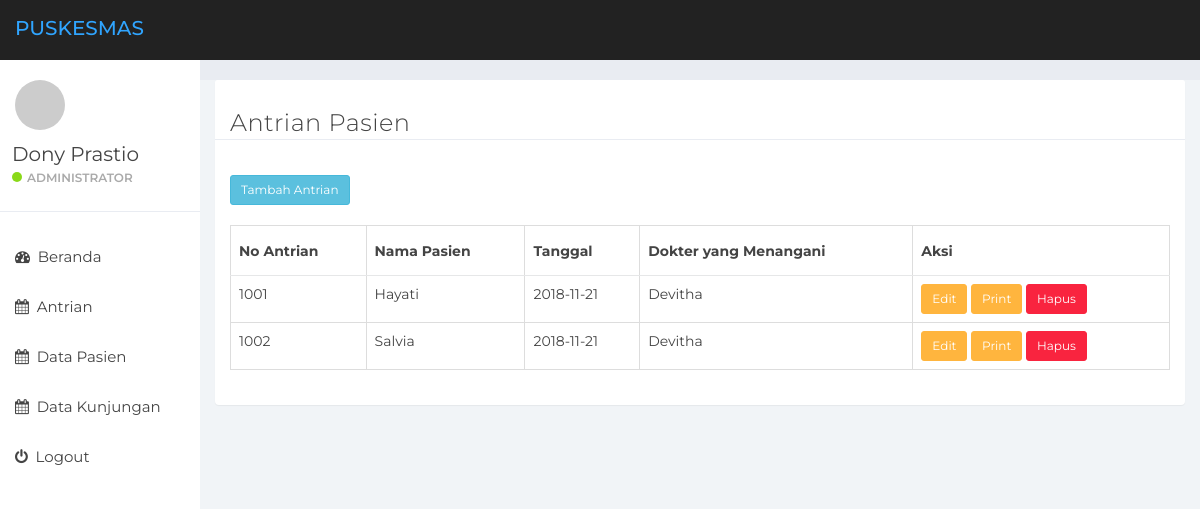
Page /resipsion/home.php?page=antrian (signed in) on the earlier database version.
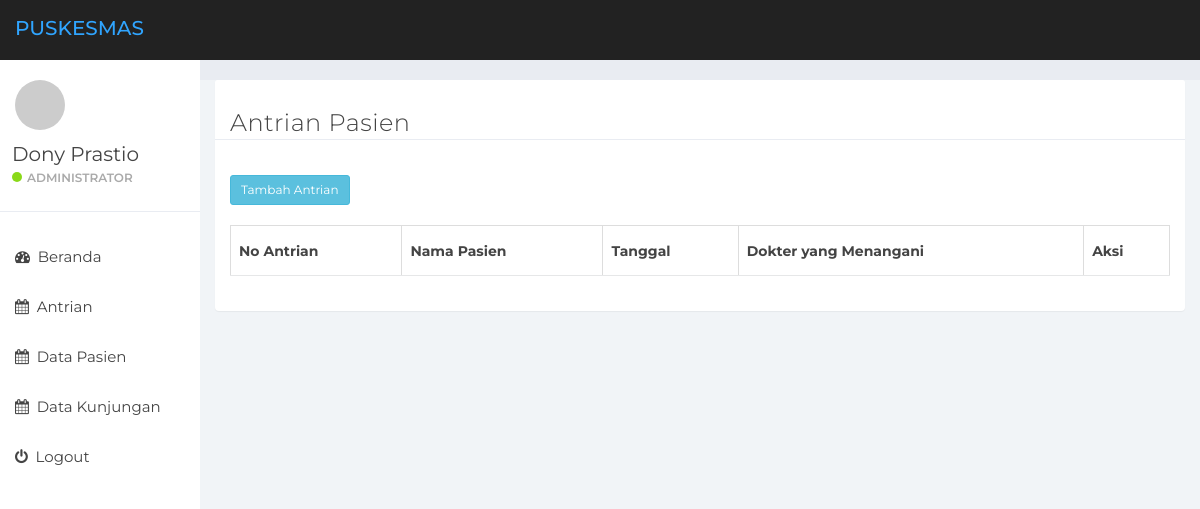
Same page on the later database version.
### tables this page shows
CREATE TABLE `pendaftaran` (
  `id_pendaftaran` int(50) NOT NULL,
  `id_pasien` int(50) NOT NULL,
  `id_user` int(11) NOT NULL,
  `no_antrian` varchar(50) NOT NULL,
  `tanggal` date NOT NULL,
  `status` enum('Proses','Selesai') NOT NULL
);

CREATE TABLE `pasien` (
  `id_pasien` int(50) NOT NULL,
  `nama` varchar(50) NOT NULL,
  `alamat` varchar(100) NOT NULL,
  `no_hp` varchar(15) NOT NULL,
  `tanggal_lahir` date NOT NULL,
  `jenis_kelamin` text NOT NULL,
  `agama` text NOT NULL
);

CREATE TABLE `user` (
  `id_user` int(50) NOT NULL,
  `nama` varchar(50) NOT NULL,
  `user_name` varchar(50) NOT NULL,
  `password` varchar(20) NOT NULL,
  `level` varchar(20) NOT NULL
);

### resipsion/antrian.php (the view)
<div class="panel panel-default">
	<div class="panel-heading">
		<h3>Antrian Pasien</h3>
	</div>
	<div class="panel-body">
		<br>
		<a href="?page=nama_pasien" class="btn btn-sm btn-info">Tambah Antrian</a>
		<br>
		<br>
		<table class="table table-responsive table-bordered">
			<thead>
				<tr>
					<th>No Antrian</th>
					<th>Nama Pasien</th>
					<th>Tanggal</th>
					<th>Dokter yang Menangani</th>
					<th>Aksi</th>
				</tr>
			</thead>
			<tbody>
				<?php
				$query = mysqli_query($con, "SELECT * FROM pendaftaran");
				while($data = mysqli_fetch_array($query)){
					if($data['status'] == "Proses") {
				?>
				<tr>
					<td><?php echo $data['no_antrian'] ?></td>
					<td>
						<?php
						$query3 = mysqli_query($con, "SELECT * FROM pasien WHERE id_pasien='$data[id_pasien]'");
						while($data3 = mysqli_fetch_array($query3)) {
							echo $data3['nama'];
						}
						?>
					</td>
					<td><?php echo $data['tanggal'] ?></td>
					<td>
						<?php
						$query4 = mysqli_query($con, "SELECT * FROM user WHERE id_user='$data[id_user]'");
						while($data4 = mysqli_fetcH_array($query4)) {
							echo $data4['nama'];
						}
						?>
					</td>
					<td>
						<a href="?page=edit_antrian&id=<?php echo $data['id_pendaftaran'] ?>" class="btn btn-sm btn-warning">Edit</a>
						<a href="?page=cetak1&id=<?php echo $data['id_pendaftaran'] ?>" class="btn btn-sm btn-warning">Print</a>
						<a href="?page=hapus_antrian&id=<?php echo $data['id_pendaftaran'] ?>" class="btn btn-sm btn-danger">Hapus</a>
					</td>
				</tr>
				<?php
					}
				}
				?>
			</tbody>
		</table>
	</div>
</div>

Differences in the rows shown:
removed pendaftaran: no_antrian "1001", tanggal "2018-11-21"
removed pasien: nama "Hayati", shown under "1001"
no longer on this page (row unchanged): user: nama "Devitha"
removed pendaftaran: no_antrian "1002", tanggal "2018-11-21"
removed pasien: nama "Salvia", shown under "1002"
